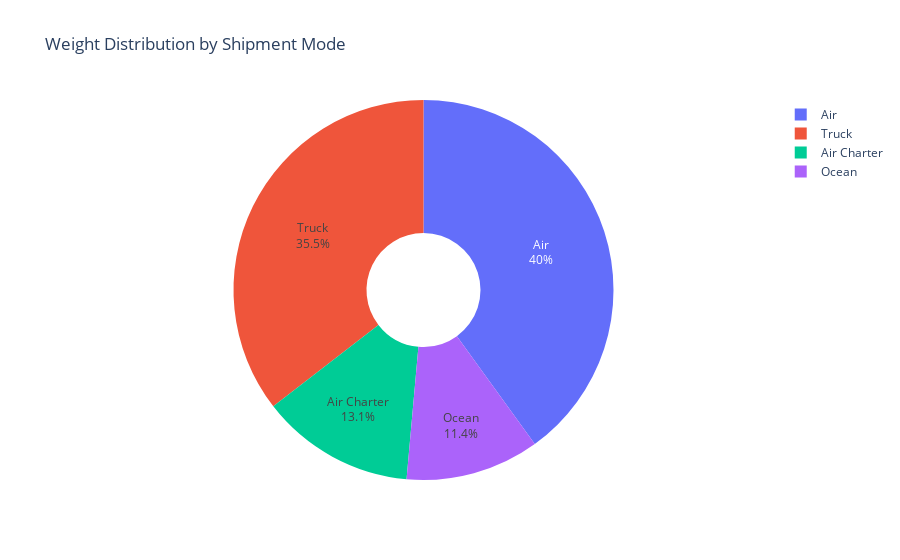

This figure's notebook cell:
### Code cell
#visualize weight by shipment mode using pie chart
labels = weight_by_mode['Shipment Mode']
sizes = weight_by_mode['Weight (Kilograms)']
fig = go.Figure(data=[go.Pie(labels=labels, values=sizes, hole=.3)])
fig.update_traces(textinfo='percent+label')
fig.update_layout(title_text='Weight Distribution by Shipment Mode')
fig.show()

### Figure 1 — Plotly figure (JSON) as saved in the notebook; plotly's stock layout.template omitted (floating-point values rounded to 4 significant figures)
{"data": [{"hole": 0.3, "labels": ["Air", "Air Charter", "Ocean", "Truck"], "textinfo": "percent+label", "type": "pie", "values": [6530895, 2134623, 1856496, 5789002]}], "layout": {"title": {"text": "Weight Distribution by Shipment Mode"}}}
